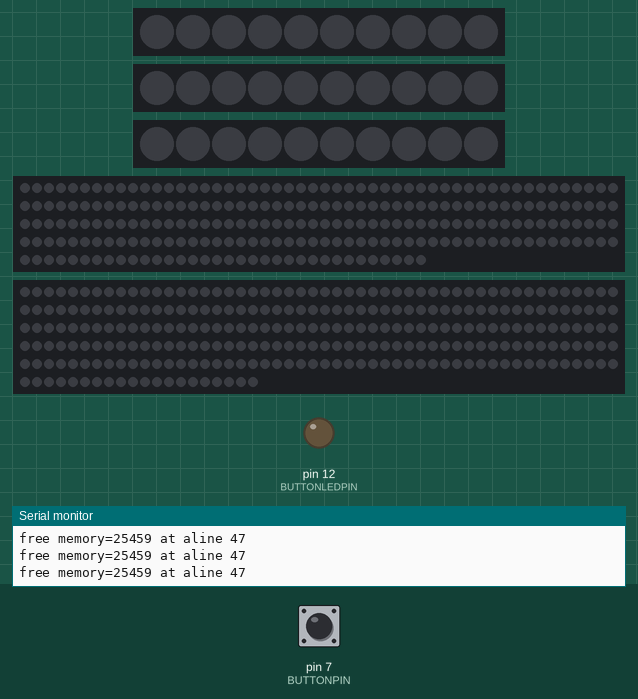
A sketch run on a simulated Arduino Uno, built with avr-gcc and run on an emulated ATmega328P. Shown: 3 × 10 RGB LEDs in strip order, left to right, 234 RGB LEDs in strip order, left to right, continuing on the next row, 270 RGB LEDs in strip order, left to right, continuing on the next row, output pins drawn as LEDs (lit = HIGH), the last lines printed to the serial monitor. Inputs (shaded band) come from the test bench; at power-on: pin 7 (BUTTONPIN) LOW. Dim RGB values are drawn brighter than linear.

Above: at 1.4 s.
1.5 s: pin 7 (BUTTONPIN) pulled HIGH for 3.2 s
At 5.6 s:
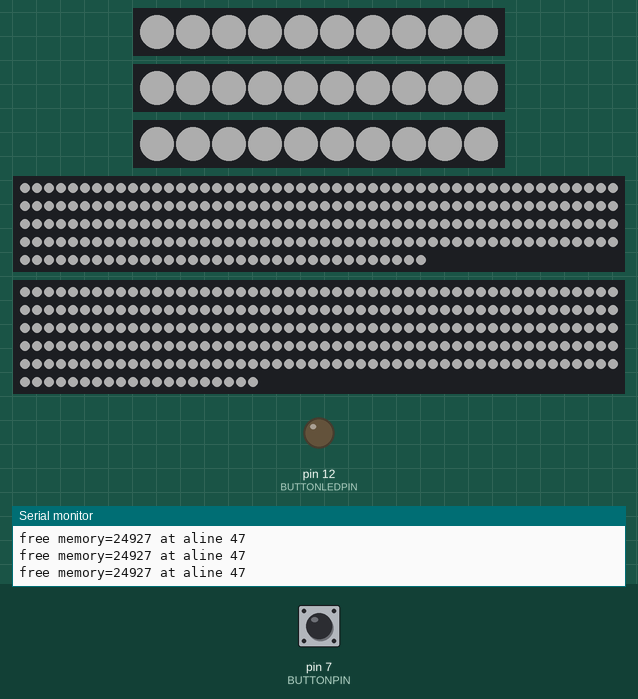
6.2 s: pin 7 (BUTTONPIN) pulled HIGH for 1 s
At 8.2 s:
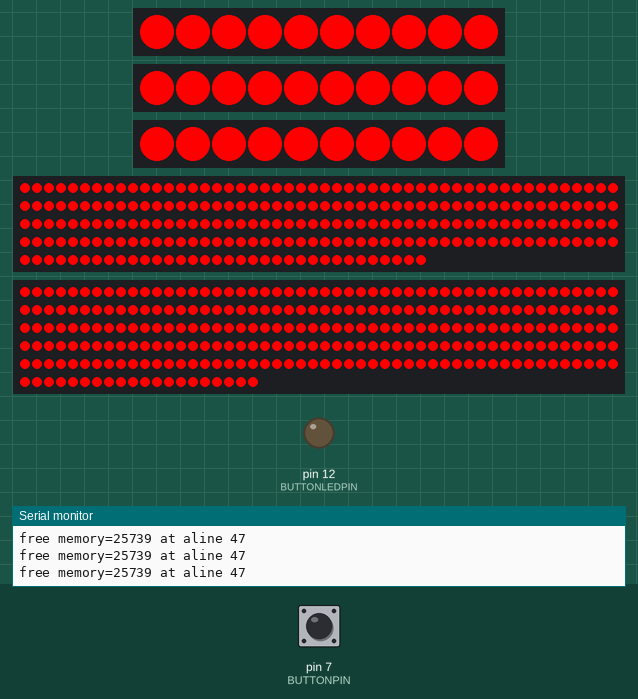
10.2 s: pin 7 (BUTTONPIN) pulled HIGH for 0.4 s
At 11.4 s:
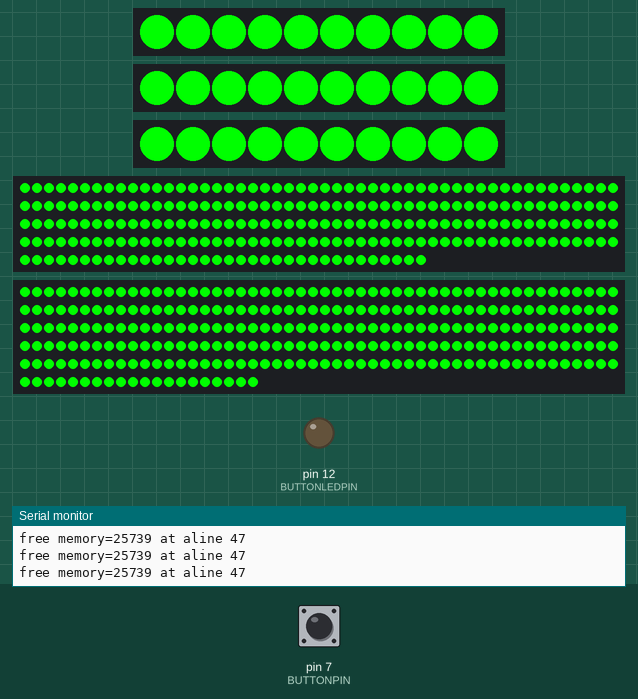
Timing chart, 0 to 13.2 s (numbered marks = the images above; inputs shaded):
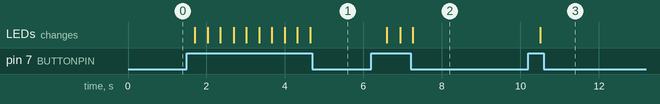

The sketch:

power_test.ino
```cpp
#include <Adafruit_NeoPixel.h>
#define LEDPIN1 13 //40 led matix
#define BUTTONPIN 7  //90 big red button
#define BUTTONLEDPIN 12  //90 pin strip
#define N_MAX_LEDS 560  //Total LED max = 560
//Adafruit_NeoPixel strip1 = Adafruit_NeoPixel(10, 13, NEO_GRB + NEO_KHZ800);//40
Adafruit_NeoPixel strip2 = Adafruit_NeoPixel(10, 2, NEO_GRB + NEO_KHZ800);//78
Adafruit_NeoPixel strip3 = Adafruit_NeoPixel(10, 3, NEO_GRB + NEO_KHZ800);//78
Adafruit_NeoPixel strip4 = Adafruit_NeoPixel(10, 1 , NEO_GRB + NEO_KHZ800);//78
Adafruit_NeoPixel strip5 = Adafruit_NeoPixel(234, 5, NEO_GRB + NEO_KHZ800);//156
Adafruit_NeoPixel strip6 = Adafruit_NeoPixel(270, 6, NEO_GRB + NEO_KHZ800);//300
//1 x 78, 2 x 156, 3 x 234
//5m = 300

#define MAX_INT_16 32000
#define COLORS_BLOCK_LEN 10
#define SAME_COLORS_LEN 2
#define NUM_COLORS 8
  uint32_t white = strip2.Color(255, 255, 255);
  uint32_t superwhite = strip2.Color(250, 250, 250);
  uint32_t black = strip2.Color(0, 0, 0);
  uint32_t colors[NUM_COLORS] = {
    black,
    strip2.Color(2, 2, 2),
    strip2.Color(50, 50, 50),
    white,
    superwhite,
    strip2.Color(255, 0, 0),
    strip2.Color(0, 255, 0),
    strip2.Color(0, 0, 255),
  };
  int color_index = 0;

void setup() {
  Serial.begin(9600);
  pinMode(BUTTONLEDPIN, OUTPUT);
  pinMode(BUTTONPIN, INPUT);
  //strip1.begin();
  strip2.begin();
  strip3.begin();
  strip4.begin();
  strip5.begin();
  strip6.begin();
}
void loop() {
  printFreeMemory(__LINE__);
  chase();
}
static void chase() {
    uint32_t highlight_color = black;
    choose_colors(highlight_color);
    //update_strip(strip1, highlight_color);
    update_strip(strip2, highlight_color);
    update_strip(strip3, highlight_color);
    update_strip(strip4, highlight_color);
    update_strip(strip5, highlight_color);
    update_strip(strip6, highlight_color);
  delay(250);
}
static int choose_colors(uint32_t &highlight_color) {
    if (is_button_pressed()) {
      color_index = color_index + 1;
      color_index = color_index % NUM_COLORS;
    }
    highlight_color = colors[color_index];
}
static bool is_button_pressed(){
    int button_voltage = digitalRead(BUTTONPIN);
    if (HIGH == button_voltage)
      return true;
    return false;
}
static int update_strip(Adafruit_NeoPixel &strip, uint32_t highlight_color) {
  //strip.updateLength (300);
  for(uint16_t i=0; i<N_MAX_LEDS; i++) {
    if (highlight_color == superwhite) {
      if (i%10 == 0) {
        strip.setPixelColor(i, highlight_color);
      } else {
        strip.setPixelColor(i, black);
      }
    } else {
      strip.setPixelColor(i, highlight_color);
      if (i%2000 == 0) strip.show();
    }
  }
  strip.show();
  //strip.updateLength (3);
}


void printFreeMemory(int line){

  Serial.print(F("free memory="));
  Serial.print(freeMemory());
  Serial.print(F(" at aline "));
  Serial.println(line);
}

#ifdef __arm__
// should use uinstd.h to define sbrk but Due causes a conflict
extern "C" char* sbrk(int incr);
#else  // __ARM__
extern char *__brkval;
#endif  // __arm__

int freeMemory() {
  char top;
#ifdef __arm__
  return &top - reinterpret_cast<char*>(sbrk(0));
#elif defined(CORE_TEENSY) || (ARDUINO > 103 && ARDUINO != 151)
  return &top - __brkval;
#else  // __arm__
  return __brkval ? &top - __brkval : &top - __malloc_heap_start;
#endif  // __arm__
}
```

Measured:
- after the input at 1.5 s, the LEDs: first change after 0.20 s (image 1 shows a later state)
- after the input at 6.2 s, the LEDs: first change after 0.39 s (image 2 shows a later state)
- after the input at 10.2 s, the LEDs: change after 0.31 s (image 3)
